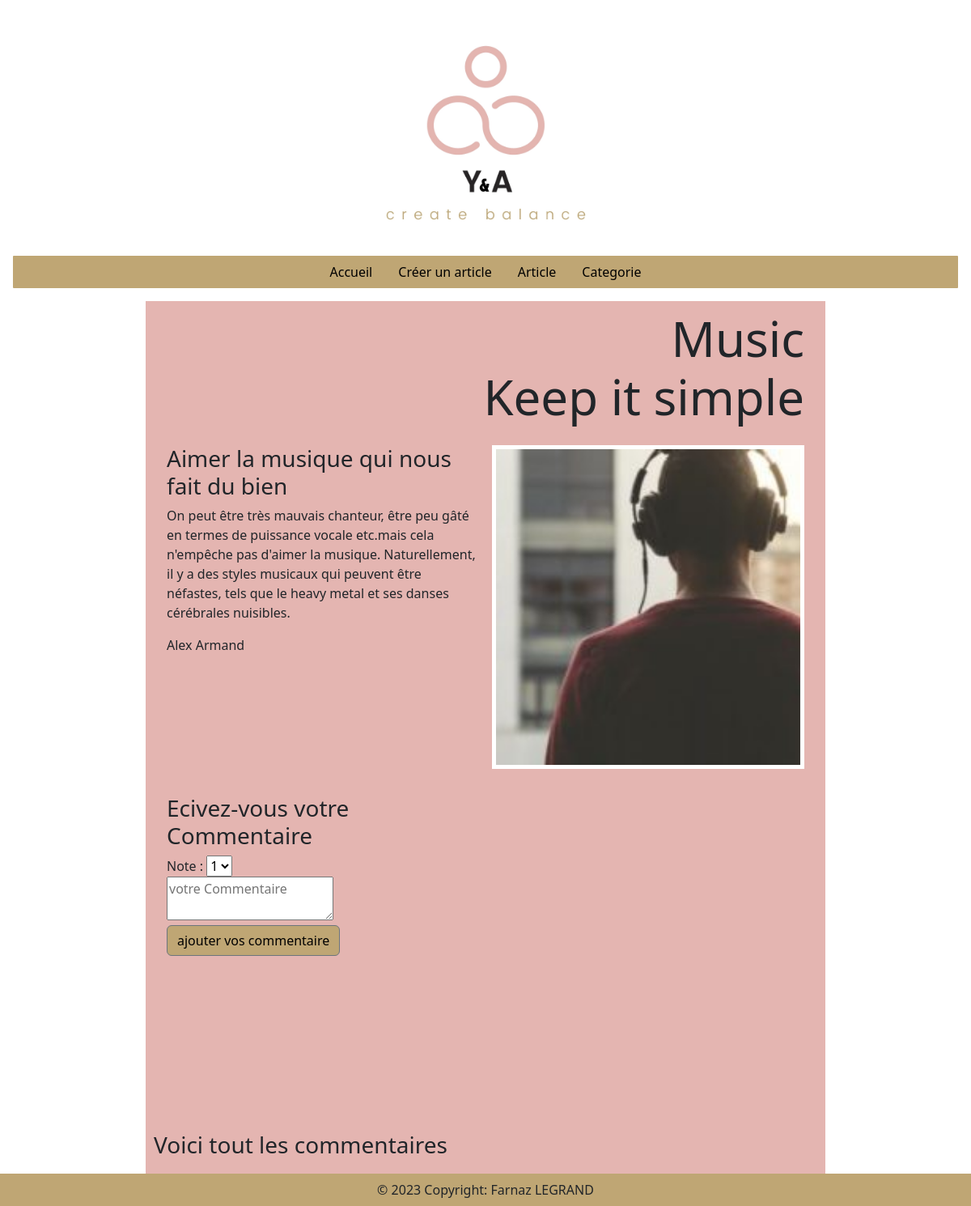
Page /article.php?id=2 on the committed database.
### tables this page shows
CREATE TABLE
    article (
        id INT PRIMARY KEY AUTO_INCREMENT,
        titre VARCHAR(255) NOT NULL,
        picname varchar(50) NOT NULL,
        contenu TEXT,
        author VARCHAR(128) NOT NULL,
        datepub DATE,
        id_category INT,
        Foreign Key (id_category) REFERENCES category(id)
    );

### src/Repository/ArticleRepository.php (called while the page is built, shortened)
<?php
class ArticleRepository
{
    public function findById(int $id): ?Article
    {
        $connection = Database::getConnection();
        $query = $connection->prepare("SELECT * FROM article WHERE id=:id ");
        $query->bindValue(":id", $id);
        $query->execute();
        foreach ($query->fetchAll() as $item) {
            return new Article($item['titre'], $item['picname'], $item['contenu'], $item['author'], $item['id'], $item['datepub']);
        }
        return null;
    }
}

### src/Enity/Article.php (called while the page is built, shortened)
<?php
class Article
{
	private string $titre;
	private string $picname;
	private string $contenu;
	private string $author;
	public function __construct(string $titre, string $picname, string $contenuu, string $author, ?int $id = null, ?DateTime $datepub = null)
	{
		$this->titre = $titre;
		$this->picname = $picname;
		$this->contenu = $contenuu;
		$this->author = $author;
	}
	public function getTitre(): string
	{
		return $this->titre;
	}
	public function getContenu(): string
	{
		return $this->contenu;
	}
	public function getAuthor(): string
	{
		return $this->author;
	}
	public function getPicname(): string
	{
		return $this->picname;
	}
}

### Public/article.php (the view, shortened to what this page needs)
<?php
include "../include/Header.php";
$repository = new ArticleRepository();
$article = $repository->findById($_GET["id"]);
?>
<main>
    <section>
        <div id="Keepitsimpl" class="music">
            <h1>Music <br>Keep it simple</h1>
        </div>
        <div class="image-grid2">
            <div>
                <h3>
                    <?= $article->getTitre() ?>
                </h3>
                <p>
                    <?= $article->getContenu() ?>
                </p>
                <p>
                    <?= $article->getAuthor() ?>
                </p>
            </div>
            <div>
                <img src="../assets/img/<?= $article->getPicname() ?>" class="card-img-top" width="100%" height="100%">
            </div>
        </div>
        <div class="image-grid2">
            <form action="" method="POST" enctype="">
                <h3>Ecivez-vous votre Commentaire</h3>
                <div>
                    <label for="category">Note : </label>
                    <select name="category" id="category">
                        <option value="1">1</option>
                    </select>
                </div>
                <div>
                    <textarea placeholder="votre Commentaire"></textarea>
                </div>
                <div>
                    <button type="submit" name="submit" value="ok" class="btn btn-outline-secondary" style="background-color:  #BFA674; color:#000
            ;"> ajouter vos commentaire
                    </button>
            </form>
        </div>
        <h3>Voici tout les commentaires</h3>
    </section>
</main>
<?php
include('../include/footer.php');

### Public/assets/css/my_css.css (style rules this page uses)
html { font-family: 'Lucida Sans', 'Lucida Sans Regular', 'Lucida Grande', 'Lucida Sans Unicode', Geneva, Verdana, sans-serif; }
body { margin: 0; padding: 0; }
section { background-color: #E4B5B1; width: 70%; margin: 0 auto; padding: 10px; }
img { width: 100%; height: 100%; object-fit: cover; border: 5px solid #ffffff; }
section h1 { position: relative; z-index: 1; text-align: center; align-items: center; font-size: 30px; }
.image-grid2 { --gap: 16px; --num-cols: 2; --row-height: 400px; box-sizing: border-box; padding: var(--gap); display: grid; grid-template-columns: repeat(var(--num-cols), 1fr); grid-auto-rows: var(--row-height); gap: var(--gap); }
img { width: 100%; height: 100%; object-fit: cover; }
.music h1 { text-align: right; font-size: 60px; max-width: 67vw; }

### rows in the picture
article: titre "Aimer la musique qui nous fait du bien", contenu "On peut être très mauvais chanteur, être peu gâté en termes de puissance vocale etc.mais cela n'empêche pas d'aimer la musique. Naturellement, il y a des styles musicaux qui peuvent être néfastes, tels que le heavy metal et ses danses cérébrales nuisibles.", author "Alex Armand", picname (picture)
